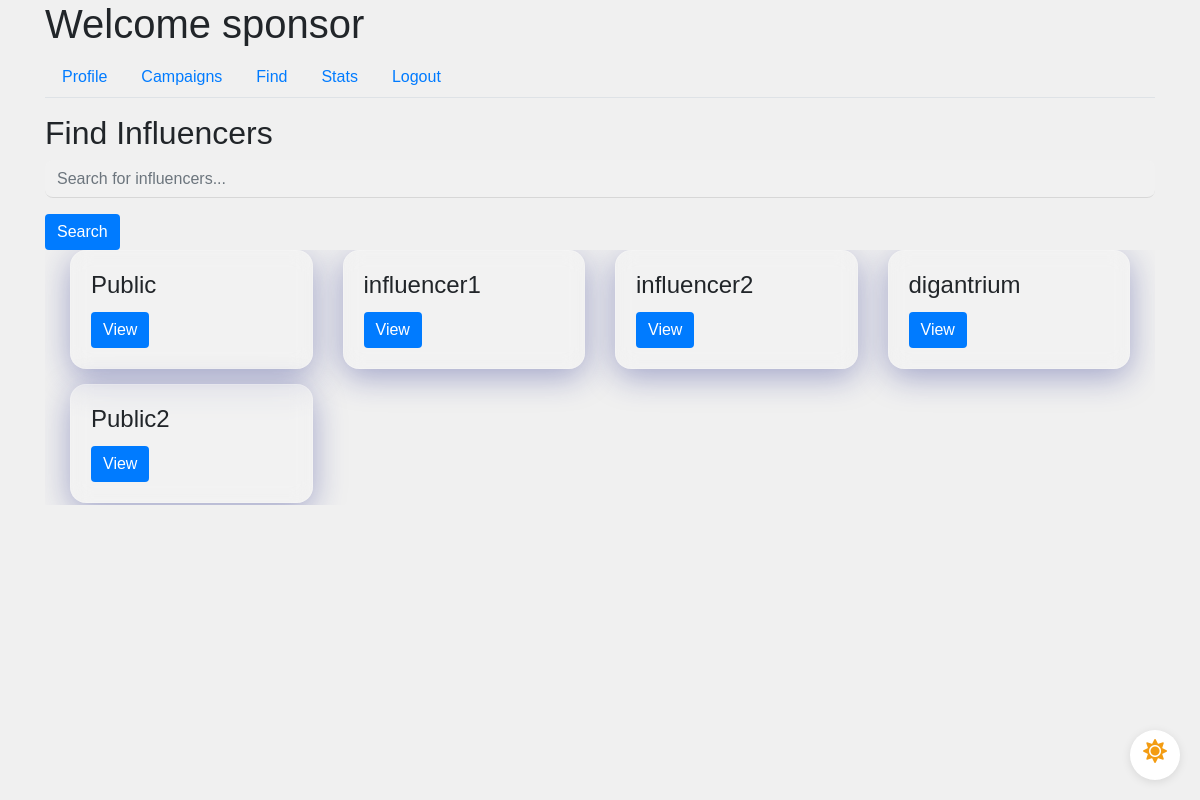
/sponsor/find (signed in), run on the app's committed database.
### app/models.py (models this page shows, shortened)
class User(UserMixin, db.Model):
    id = db.Column(db.Integer, primary_key=True)
    username = db.Column(db.String(64), unique=True, nullable=False)
    email = db.Column(db.String(120), unique=True, nullable=False)
    password_hash = db.Column(db.String(128), nullable=False)
    role = db.Column(db.String(20), nullable=False)
    industry = db.Column(db.String(120))  # For Sponsors
    platforms = db.Column(db.Text)  # For Influencers
    category = db.Column(db.String(120))  # For Influencers
    niche = db.Column(db.String(120))  # For Influencers
    profile_pic = db.Column(db.String(20), nullable=False, default='download.png')
    flag = db.Column(db.Boolean, default=False, nullable=False)  # Add flag column

### app/routes.py (the view)
@main.route('/sponsor/find')
@login_required
def sponsor_find():
    if current_user.role == 'sponsor':
        search_query = request.args.get('search', '')
        if search_query:
            active_influencer = User.query.filter(User.role == 'influencer', or_(User.username.ilike(f"%{search_query}%"), User.platforms.ilike(f"%{search_query}%"), User.category.ilike(f"%{search_query}%"), User.niche.ilike(f"%{search_query}%"))).all()
        else:
            active_influencer = User.query.filter_by(role='influencer').all()
        return render_template('sponsor_find.html', sponsor=current_user, active_influencer=active_influencer)
    return redirect(url_for('main.dashboard'))

### app/models.py (called while the page is built)
@login_manager.user_loader
def load_user(user_id):
    return User.query.get(int(user_id))

### app/templates/sponsor_find.html (shortened to what this page needs)
{% extends "sponsor_dashboard.html" %}
{% block tab_content %}
<h2>Find Influencers</h2>
<form method="GET" action="{{ url_for('main.sponsor_find') }}">
    <div class="form-group">
        <input type="text" name="search" class="form-control" placeholder="Search for influencers...">
    </div>
    <button type="submit" class="btn btn-primary">Search</button>
</form>
<div class="scrollable-container sponsor-find-padding">
    <div class="row-container">
        {% for influencer in active_influencer %}
        <div class="col-md-3">
            <div class="request-box card glassmorphism">
                <div class="card-body">
                    <h4 class="card-title">{{ influencer.username }}</h4>
                    <button class="btn btn-primary" data-toggle="modal" data-target="#influencerModal" data-id="{{ influencer.id }}">View</button>
                </div>
            </div>
        </div>
        {% endfor %}
    </div>
</div>
{% endblock %}

### app/templates/sponsor_dashboard.html (shortened to what this page needs)
{% extends "base.html" %}
{% block content %}
<div class="dark-mode-toggle">
    <label for="darkSwitch" class="toggle-label">
        <i class="fas fa-sun light-mode-icon"></i>
    </label>
</div>
<h1>Welcome {{ current_user.username }}</h1>
<ul class="nav nav-tabs">
    <li class="nav-item">
        <a class="nav-link" href="{{ url_for('main.sponsor_profile') }}">Profile</a>
    </li>
    <li class="nav-item">
        <a class="nav-link" href="{{ url_for('main.sponsor_campaigns') }}">Campaigns</a>
    </li>
    <li class="nav-item">
        <a class="nav-link" href="{{ url_for('main.sponsor_find') }}">Find</a>
    </li>
    <li class="nav-item">
        <a class="nav-link" href="{{ url_for('main.sponsor_stats') }}">Stats</a>
    </li>
    <li class="nav-item">
        <a class="nav-link" href="{{ url_for('main.logout') }}">Logout</a>
    </li>
</ul>
<div class="tab-content mt-3">
    {% block tab_content %}{% endblock %}
</div>
{% endblock %}

### app/static/css/styles.css (style rules this page uses)
.scrollable-container { display: flex; flex-direction: column; overflow-y: auto; height: 255px; scroll-snap-type: y mandatory; }
.sponsor-find-padding { padding: 10px; }
.row-container { display: flex; flex-wrap: wrap; margin-top: 10px; }
.row-container > .col-md-3 { flex: 0 0 25%; box-sizing: border-box; scroll-snap-align: start; margin-bottom: 15px; }
body { font-family: 'Arial', sans-serif; background-color: #f0f0f0; margin: 0; padding: 0; transition: background-color 0.3s; }
.glassmorphism { background: rgba(255, 255, 255, 0.15); border-radius: 16px; backdrop-filter: blur(10px); -webkit-backdrop-filter: blur(10px); box-shadow: 0 8px 32px rgba(31, 38, 135, 0.37); border: 1px solid rgba(255, 255, 255, 0.18); transition: all 0.3s ease-in-out; }
.form-control { border: none; border-bottom: 1px solid rgba(0, 0, 0, 0.1); background-color: rgba(255, 255, 255, 0.1); border-radius: 8px; color: #333; transition: border-color 0.3s; }
.btn-primary { background-color: #007bff; border: none; }
.dark-mode-toggle { position: fixed; bottom: 20px; right: 20px; width: 50px; height: 50px; border-radius: 50%; background-color: #fff; box-shadow: 0 2px 10px rgba(0, 0, 0, 0.1); display: flex; align-items: center; justify-content: center; cursor: pointer; z-index: 1000; }
.toggle-label { display: flex; align-items: center; justify-content: center; width: 100%; height: 100%; cursor: pointer; position: relative; }
.light-mode-icon, .dark-mode-icon { position: absolute; font-size: 24px; }
.light-mode-icon { color: #f39c12; opacity: 1; transition: opacity 0.3s; }

### data on the page
User: username "sponsor"
User: username "Public"
User: username "influencer1"
User: username "influencer2"
User: username "digantrium"
User: username "Public2"
